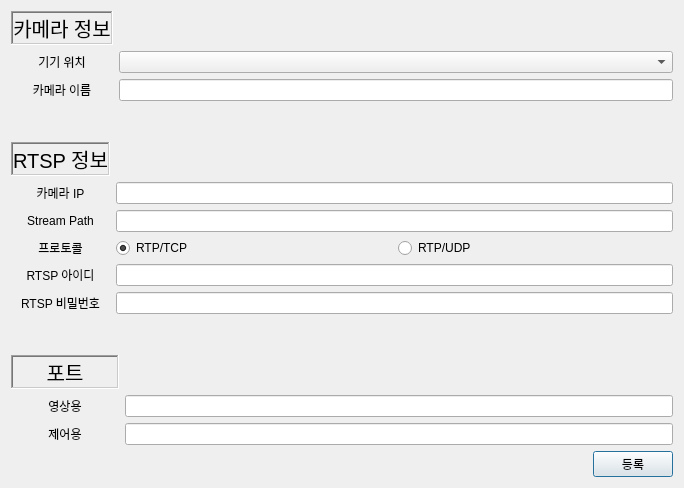
<?xml version="1.0" encoding="UTF-8"?>
<ui version="4.0">
 <class>Dialog</class>
 <widget class="QDialog" name="Dialog">
  <property name="geometry">
   <rect>
    <x>0</x>
    <y>0</y>
    <width>684</width>
    <height>488</height>
   </rect>
  </property>
  <property name="windowTitle">
   <string>Dialog</string>
  </property>
  <layout class="QGridLayout" name="gridLayout_2">
   <item row="0" column="0">
    <layout class="QGridLayout" name="gridLayout">
     <item row="4" column="0">
      <layout class="QGridLayout" name="port_info">
       <item row="0" column="0">
        <widget class="QLabel" name="label_port">
         <property name="sizePolicy">
          <sizepolicy hsizetype="Fixed" vsizetype="Fixed">
           <horstretch>0</horstretch>
           <verstretch>0</verstretch>
          </sizepolicy>
         </property>
         <property name="font">
          <font>
           <pointsize>15</pointsize>
          </font>
         </property>
         <property name="frameShape">
          <enum>QFrame::Shape::WinPanel</enum>
         </property>
         <property name="frameShadow">
          <enum>QFrame::Shadow::Sunken</enum>
         </property>
         <property name="text">
          <string>      포트      </string>
         </property>
         <property name="alignment">
          <set>Qt::AlignmentFlag::AlignCenter</set>
         </property>
        </widget>
       </item>
       <item row="2" column="0">
        <widget class="QLabel" name="label_ptz_port">
         <property name="text">
          <string>제어용</string>
         </property>
         <property name="alignment">
          <set>Qt::AlignmentFlag::AlignCenter</set>
         </property>
        </widget>
       </item>
       <item row="2" column="1">
        <widget class="QLineEdit" name="line_edit_ptz_port">
         <property name="sizePolicy">
          <sizepolicy hsizetype="Expanding" vsizetype="MinimumExpanding">
           <horstretch>0</horstretch>
           <verstretch>0</verstretch>
          </sizepolicy>
         </property>
        </widget>
       </item>
       <item row="1" column="0">
        <widget class="QLabel" name="label_video_port">
         <property name="text">
          <string>영상용</string>
         </property>
         <property name="alignment">
          <set>Qt::AlignmentFlag::AlignCenter</set>
         </property>
        </widget>
       </item>
       <item row="1" column="1">
        <widget class="QLineEdit" name="line_edit_video_port">
         <property name="sizePolicy">
          <sizepolicy hsizetype="Expanding" vsizetype="MinimumExpanding">
           <horstretch>0</horstretch>
           <verstretch>0</verstretch>
          </sizepolicy>
         </property>
        </widget>
       </item>
      </layout>
     </item>
     <item row="1" column="0">
      <spacer name="verticalSpacer">
       <property name="orientation">
        <enum>Qt::Orientation::Vertical</enum>
       </property>
       <property name="sizeType">
        <enum>QSizePolicy::Policy::Preferred</enum>
       </property>
       <property name="sizeHint" stdset="0">
        <size>
         <width>20</width>
         <height>40</height>
        </size>
       </property>
      </spacer>
     </item>
     <item row="2" column="0">
      <layout class="QGridLayout" name="rtsp_info">
       <item row="4" column="0">
        <widget class="QLabel" name="label_ip">
         <property name="text">
          <string>카메라 IP</string>
         </property>
         <property name="alignment">
          <set>Qt::AlignmentFlag::AlignCenter</set>
         </property>
        </widget>
       </item>
       <item row="8" column="0">
        <widget class="QLabel" name="label_rtsp_password">
         <property name="text">
          <string>RTSP 비밀번호</string>
         </property>
         <property name="alignment">
          <set>Qt::AlignmentFlag::AlignCenter</set>
         </property>
        </widget>
       </item>
       <item row="8" column="2">
        <widget class="QLineEdit" name="line_edit_rtsp_password">
         <property name="sizePolicy">
          <sizepolicy hsizetype="Expanding" vsizetype="MinimumExpanding">
           <horstretch>0</horstretch>
           <verstretch>0</verstretch>
          </sizepolicy>
         </property>
         <property name="maximumSize">
          <size>
           <width>10000</width>
           <height>40</height>
          </size>
         </property>
        </widget>
       </item>
       <item row="7" column="0">
        <widget class="QLabel" name="label_rtsp_id">
         <property name="text">
          <string>RTSP 아이디</string>
         </property>
         <property name="alignment">
          <set>Qt::AlignmentFlag::AlignCenter</set>
         </property>
        </widget>
       </item>
       <item row="6" column="0">
        <widget class="QLabel" name="label_camera_protocol">
         <property name="text">
          <string>프로토콜</string>
         </property>
         <property name="alignment">
          <set>Qt::AlignmentFlag::AlignCenter</set>
         </property>
        </widget>
       </item>
       <item row="6" column="2">
        <layout class="QHBoxLayout" name="protocol_horizon">
         <item>
          <widget class="QRadioButton" name="radio_tcp">
           <property name="text">
            <string>RTP/TCP</string>
           </property>
           <property name="checked">
            <bool>true</bool>
           </property>
          </widget>
         </item>
         <item>
          <widget class="QRadioButton" name="radio_udp">
           <property name="text">
            <string>RTP/UDP</string>
           </property>
          </widget>
         </item>
        </layout>
       </item>
       <item row="7" column="2">
        <widget class="QLineEdit" name="line_edit_rtsp_id">
         <property name="sizePolicy">
          <sizepolicy hsizetype="Expanding" vsizetype="MinimumExpanding">
           <horstretch>0</horstretch>
           <verstretch>0</verstretch>
          </sizepolicy>
         </property>
         <property name="maximumSize">
          <size>
           <width>10000</width>
           <height>40</height>
          </size>
         </property>
        </widget>
       </item>
       <item row="4" column="2">
        <widget class="QLineEdit" name="line_edit_ip">
         <property name="sizePolicy">
          <sizepolicy hsizetype="Expanding" vsizetype="MinimumExpanding">
           <horstretch>0</horstretch>
           <verstretch>0</verstretch>
          </sizepolicy>
         </property>
        </widget>
       </item>
       <item row="1" column="0">
        <widget class="QLabel" name="label_rtsp_info">
         <property name="font">
          <font>
           <pointsize>15</pointsize>
          </font>
         </property>
         <property name="frameShape">
          <enum>QFrame::Shape::WinPanel</enum>
         </property>
         <property name="frameShadow">
          <enum>QFrame::Shadow::Sunken</enum>
         </property>
         <property name="text">
          <string>RTSP 정보</string>
         </property>
         <property name="alignment">
          <set>Qt::AlignmentFlag::AlignCenter</set>
         </property>
        </widget>
       </item>
       <item row="5" column="0">
        <widget class="QLabel" name="label_stream_path">
         <property name="text">
          <string>Stream Path</string>
         </property>
         <property name="alignment">
          <set>Qt::AlignmentFlag::AlignCenter</set>
         </property>
        </widget>
       </item>
       <item row="5" column="2">
        <widget class="QLineEdit" name="line_edit_stream_path"/>
       </item>
      </layout>
     </item>
     <item row="3" column="0">
      <spacer name="verticalSpacer_2">
       <property name="orientation">
        <enum>Qt::Orientation::Vertical</enum>
       </property>
       <property name="sizeType">
        <enum>QSizePolicy::Policy::Preferred</enum>
       </property>
       <property name="sizeHint" stdset="0">
        <size>
         <width>20</width>
         <height>40</height>
        </size>
       </property>
      </spacer>
     </item>
     <item row="0" column="0">
      <layout class="QGridLayout" name="camera_info">
       <property name="sizeConstraint">
        <enum>QLayout::SizeConstraint::SetDefaultConstraint</enum>
       </property>
       <item row="2" column="1">
        <widget class="QLineEdit" name="line_edit_cctv_name">
         <property name="sizePolicy">
          <sizepolicy hsizetype="Expanding" vsizetype="MinimumExpanding">
           <horstretch>0</horstretch>
           <verstretch>0</verstretch>
          </sizepolicy>
         </property>
        </widget>
       </item>
       <item row="1" column="1">
        <widget class="QComboBox" name="combo_camera_location">
         <property name="sizePolicy">
          <sizepolicy hsizetype="Expanding" vsizetype="Expanding">
           <horstretch>0</horstretch>
           <verstretch>0</verstretch>
          </sizepolicy>
         </property>
         <property name="maximumSize">
          <size>
           <width>10000</width>
           <height>40</height>
          </size>
         </property>
        </widget>
       </item>
       <item row="0" column="0">
        <widget class="QLabel" name="label_camera_info">
         <property name="sizePolicy">
          <sizepolicy hsizetype="Fixed" vsizetype="Fixed">
           <horstretch>0</horstretch>
           <verstretch>0</verstretch>
          </sizepolicy>
         </property>
         <property name="font">
          <font>
           <pointsize>15</pointsize>
          </font>
         </property>
         <property name="frameShape">
          <enum>QFrame::Shape::WinPanel</enum>
         </property>
         <property name="frameShadow">
          <enum>QFrame::Shadow::Sunken</enum>
         </property>
         <property name="text">
          <string>카메라 정보</string>
         </property>
         <property name="alignment">
          <set>Qt::AlignmentFlag::AlignCenter</set>
         </property>
        </widget>
       </item>
       <item row="1" column="0">
        <widget class="QLabel" name="label_camera_location">
         <property name="text">
          <string>기기 위치</string>
         </property>
         <property name="alignment">
          <set>Qt::AlignmentFlag::AlignCenter</set>
         </property>
        </widget>
       </item>
       <item row="2" column="0">
        <widget class="QLabel" name="label_cctv_name">
         <property name="text">
          <string>카메라 이름</string>
         </property>
         <property name="alignment">
          <set>Qt::AlignmentFlag::AlignCenter</set>
         </property>
        </widget>
       </item>
      </layout>
     </item>
     <item row="5" column="0">
      <layout class="QHBoxLayout" name="horizontalLayout">
       <item>
        <spacer name="horizontalSpacer">
         <property name="orientation">
          <enum>Qt::Orientation::Horizontal</enum>
         </property>
         <property name="sizeHint" stdset="0">
          <size>
           <width>40</width>
           <height>20</height>
          </size>
         </property>
        </spacer>
       </item>
       <item>
        <widget class="QPushButton" name="button_accept">
         <property name="text">
          <string>등록</string>
         </property>
        </widget>
       </item>
      </layout>
     </item>
    </layout>
   </item>
  </layout>
 </widget>
 <resources/>
 <connections/>
</ui>
